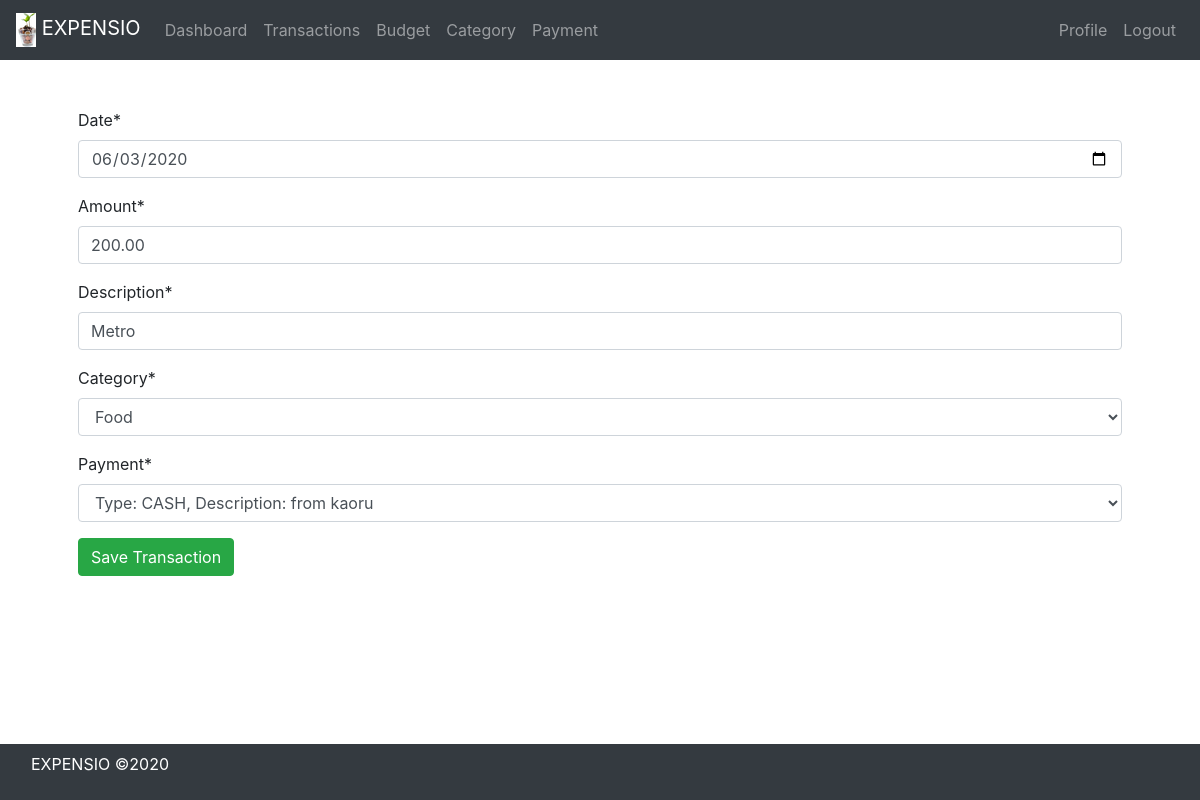
/transaction/15/edit (signed in), run on the app's committed database.
### transaction_expense/models.py (models this page shows)
class Transaction_Expense(models.Model):
    date = models.DateTimeField()
    amount = models.DecimalField(max_digits=19, decimal_places=2)
    description = models.CharField(max_length=200, default="")
    user = models.ForeignKey("auth.User", on_delete=models.CASCADE)
    category = models.ForeignKey(Category, on_delete=models.CASCADE, null=True)
    payment = models.ForeignKey(Payment, on_delete=models.CASCADE, null=True)

### payment/models.py (models this page shows)
class Payment(models.Model):
    VISA = "VISA"
    MASTERCARD = "MASTERCARD"
    BANK = "BANK"
    CRYPTO = "CRYPTO"
    CASH = "CASH"
    PAYMENT_TYPE = [
        (CASH, "Cash"),
        (VISA, "Visa"),
        (MASTERCARD, "Mastercard"),
        (BANK, "Bank"),
        (CRYPTO, "Crypto"),
    ]
    type = models.CharField(max_length=50, choices=PAYMENT_TYPE, default=CASH, )
    date = models.DateTimeField()
    description = models.CharField(max_length=100, default="")
    user = models.ForeignKey("auth.User", on_delete=models.CASCADE)
    def __str__(self):
        return f"Type: {self.type}, Description: {self.description}"

### transaction_expense/views.py (the view)
class TransactionExpenseEditView(UpdateView):
    form_class = TransactionExpenseForm
    model = Transaction_Expense
    success_url = "/transaction"
    template_name = "add_transaction.html"
    def get_form(self, *args, **kwargs):
        form = super(TransactionExpenseEditView, self).get_form(*args, **kwargs)
        form.fields["category"].queryset = Category.objects.filter(
            user=self.request.user
        )
        form.fields["payment"].queryset = Payment.objects.filter(user=self.request.user)
        return form
    def get_object(self, *args, **kwargs):
        expense_found = super(TransactionExpenseEditView, self).get_object(
            *args, **kwargs
        )
        if not expense_found.user == self.request.user:
            raise Http404
        return expense_found

### transaction_expense/views.py
class TransactionExpenseForm(forms.ModelForm):
    class Meta:
        model = Transaction_Expense
        fields = ("date", "amount", "description", "category", "payment")
        widgets = {"date": DateInput()}

### category/models.py (called while the page is built)
    def __str__(self):
        return str(self.name)

### transaction_expense/templates/add_transaction.html (shortened to what this page needs)
{% extends 'base.html' %}
{% load crispy_forms_tags %}
{% block content %}
    <form method="post">
        {{ form | crispy }}
        <button type="submit" class="btn btn-success">Save Transaction</button>
    </form>
{% endblock %}

### data on the page
Transaction_Expense: date "06/03/2020", amount "200.00", description "Metro", category "Food", payment "Type: CASH, Description: from kaoru"
